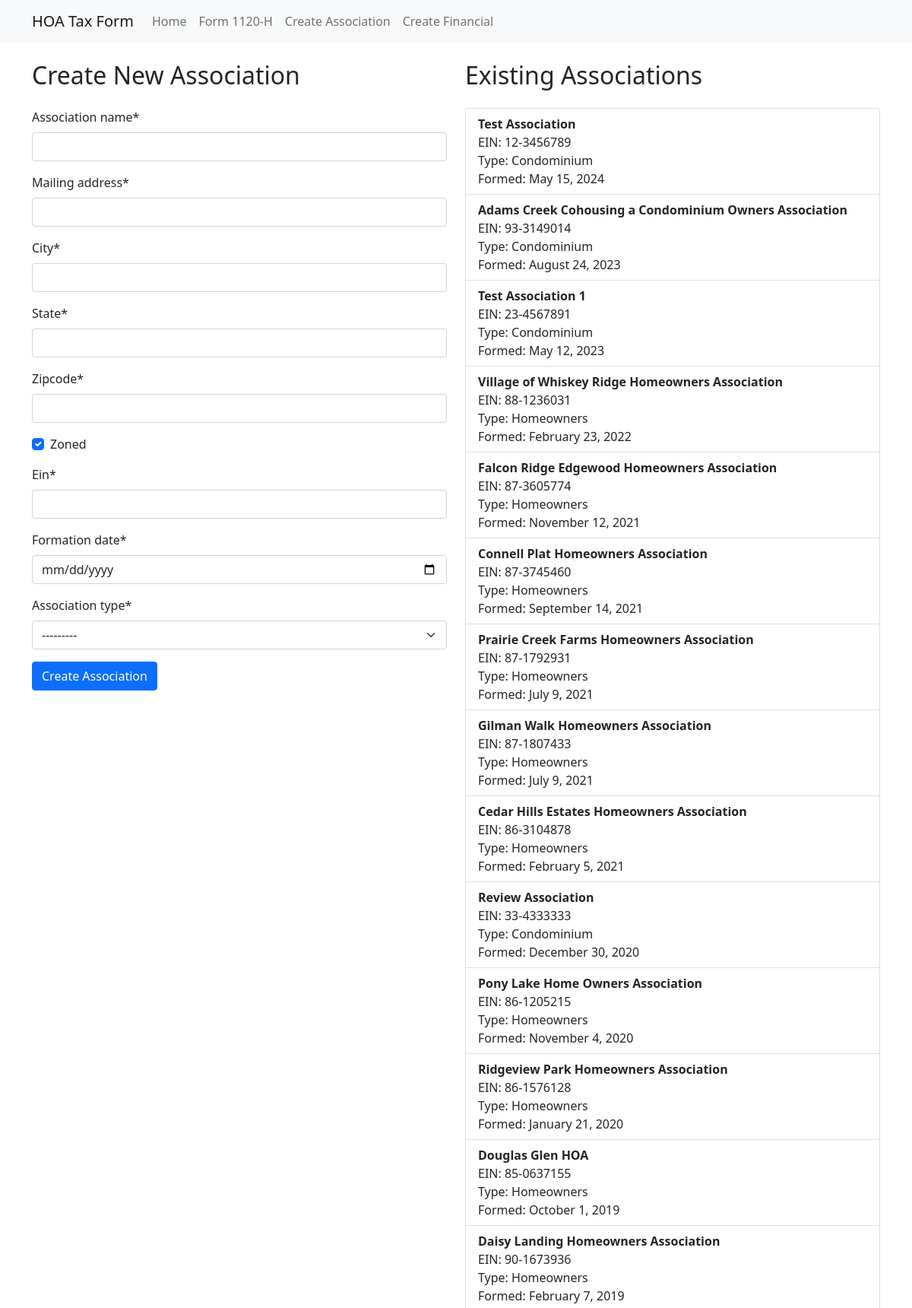
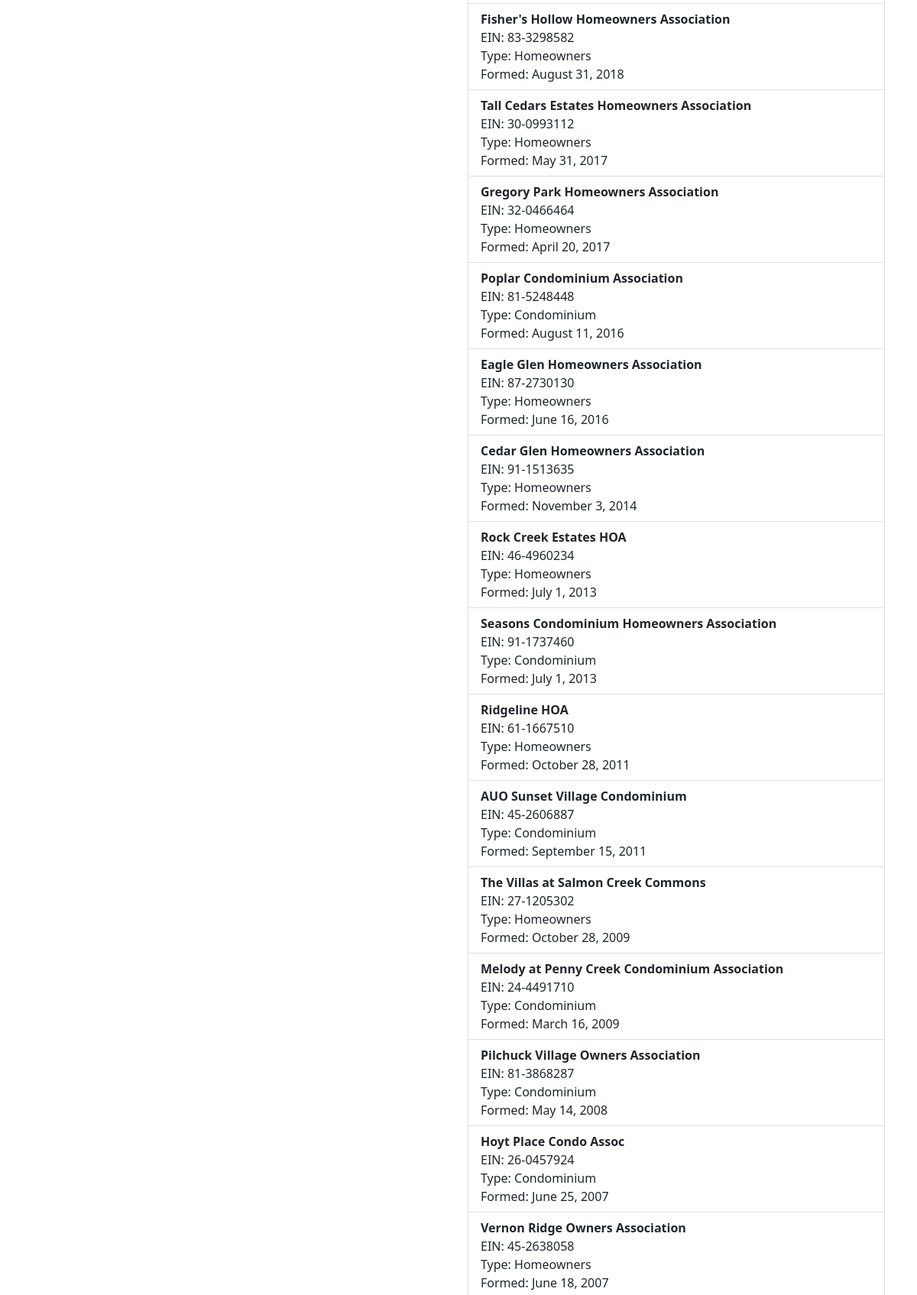
Screenshot of /create-association/ (upper part) with the database file from the repository (2 pictures, top to bottom).
### tax_form/models.py (models this page shows, shortened)
class Association(models.Model):
    ASSOCIATION_TYPES = (
        ('condo', 'Condominium'),
        ('homeowners', 'Homeowners'),
    )
    association_name = models.CharField(max_length=255)
    mailing_address = models.CharField(max_length=255)
    city = models.CharField(max_length=100)
    state = models.CharField(max_length=100)
    zipcode = models.CharField(max_length=20)
    zoned = models.BooleanField(default=True)
    ein = models.CharField(max_length=11, unique=True, validators=[
        RegexValidator(
            regex=r'^\d{2}-\d{7}$',
            message="EIN must be in the format 'XX-XXXXXXX'."
        )
    ])
    formation_date = models.DateField()
    association_type = models.CharField(max_length=10, choices=ASSOCIATION_TYPES)

### tax_form/views/association.py (the view)
# urls.py: path('create-association/', association.create_association, name='create_association'),
def create_association(request):
    if request.method == 'POST':
        form = AssociationForm(request.POST)
        if form.is_valid():
            form.save()
            messages.success(request, 'Association created successfully.')
            return redirect('create_association')
    else:
        form = AssociationForm()
    associations = Association.objects.all().order_by('-formation_date')
    context = {
        'form': form,
        'associations': associations,
    }
    return render(request, 'tax_form/create_association.html', context)

### tax_form/forms.py
class AssociationForm(forms.ModelForm):
    class Meta:
        model = Association
        fields = ['association_name', 'mailing_address', 'city', 'state', 'zipcode', 'zoned', 'ein', 'formation_date', 'association_type']
        widgets = {
            'formation_date': forms.DateInput(attrs={'type': 'date', 'class': 'form-control'}),
            'association_type': forms.Select(attrs={'class': 'form-select'}),
        }
    def __init__(self, *args, **kwargs):
        super().__init__(*args, **kwargs)
        for field in self.fields:
            if field != 'zoned':
                self.fields[field].widget.attrs['class'] = 'form-control'
        self.fields['zoned'].widget.attrs['class'] = 'form-check-input'

### tax_form/templates/tax_form/create_association.html (shortened to what this page needs)
{% extends "tax_form/base.html" %}
{% load crispy_forms_tags %}
{% block content %}
<div class="row">
    <div class="col-md-6">
        <h2 class="mb-4">Create New Association</h2>
        <form method="post" class="mb-4">
            {{ form|crispy }}
            <button type="submit" class="btn btn-primary">Create Association</button>
        </form>
    </div>
    <div class="col-md-6">
        <h2 class="mb-4">Existing Associations</h2>
        {% if associations %}
            <ul class="list-group">
                {% for association in associations %}
                    <li class="list-group-item">
                        <strong>{{ association.association_name }}</strong><br>
                        EIN: {{ association.ein }}<br>
                        Type: {{ association.get_association_type_display }}<br>
                        Formed: {{ association.formation_date|date:"F j, Y" }}
                    </li>
                {% endfor %}
            </ul>
        {% else %}
            <p>No associations have been created yet.</p>
        {% endif %}
    </div>
</div>
{% endblock %}

### tax_form/templates/tax_form/base.html (shortened to what this page needs)
{% load static %}
<!DOCTYPE html>
<html lang="en">
<head>
    <link href="https://cdn.jsdelivr.net/npm/bootstrap@5.1.3/dist/css/bootstrap.min.css" rel="stylesheet">
    <link rel="stylesheet" href="{% static 'css/styles.css' %}">
</head>
<body>
    <nav class="navbar navbar-expand-lg navbar-light bg-light">
        <div class="container">
            <a class="navbar-brand" href="{% url 'index' %}">HOA Tax Form</a>
            <div class="collapse navbar-collapse" id="navbarNav">
                <ul class="navbar-nav">
                    <li class="nav-item">
                        <a class="nav-link" href="{% url 'index' %}">Home</a>
                    </li>
                    <li class="nav-item">
                        <a class="nav-link" href="{% url 'form_1120h' %}">Form 1120-H</a>
                    </li>
                    <li class="nav-item">
                        <a class="nav-link" href="{% url 'create_association' %}">Create Association</a>
                    </li>
                    <li class="nav-item">
                        <a class="nav-link" href="{% url 'create_financial' %}">Create Financial</a>
                    </li>
                </ul>
            </div>
        </div>
    </nav>
    <div class="container mt-4">
        {% block content %}{% endblock %}
    </div>
</body>
</html>

### rows the page displays
Association: association_name "Test Association", ein "12-3456789", association_type "Condominium", formation_date "May 15, 2024"
Association: association_name "Adams Creek Cohousing a Condominium Owners Association", ein "93-3149014", association_type "Condominium", formation_date "August 24, 2023"
Association: association_name "Test Association 1", ein "23-4567891", association_type "Condominium", formation_date "May 12, 2023"
Association: association_name "Village of Whiskey Ridge Homeowners Association", ein "88-1236031", association_type "Homeowners", formation_date "February 23, 2022"
Association: association_name "Falcon Ridge Edgewood Homeowners Association", ein "87-3605774", association_type "Homeowners", formation_date "November 12, 2021"
Association: association_name "Connell Plat Homeowners Association", ein "87-3745460", association_type "Homeowners", formation_date "September 14, 2021"
Association: association_name "Prairie Creek Farms Homeowners Association", ein "87-1792931", association_type "Homeowners", formation_date "July 9, 2021"
Association: association_name "Gilman Walk Homeowners Association", ein "87-1807433", association_type "Homeowners", formation_date "July 9, 2021"
Association: association_name "Cedar Hills Estates Homeowners Association", ein "86-3104878", association_type "Homeowners", formation_date "February 5, 2021"
Association: association_name "Review Association", ein "33-4333333", association_type "Condominium", formation_date "December 30, 2020"
Association: association_name "Pony Lake Home Owners Association", ein "86-1205215", association_type "Homeowners", formation_date "November 4, 2020"
Association: association_name "Ridgeview Park Homeowners Association", ein "86-1576128", association_type "Homeowners", formation_date "January 21, 2020"
Association: association_name "Douglas Glen HOA", ein "85-0637155", association_type "Homeowners", formation_date "October 1, 2019"
Association: association_name "Daisy Landing Homeowners Association", ein "90-1673936", association_type "Homeowners", formation_date "February 7, 2019"
Association: association_name "Fisher's Hollow Homeowners Association", ein "83-3298582", association_type "Homeowners", formation_date "August 31, 2018"
Association: association_name "Tall Cedars Estates Homeowners Association", ein "30-0993112", association_type "Homeowners", formation_date "May 31, 2017"
Association: association_name "Gregory Park Homeowners Association", ein "32-0466464", association_type "Homeowners", formation_date "April 20, 2017"
Association: association_name "Poplar Condominium Association", ein "81-5248448", association_type "Condominium", formation_date "August 11, 2016"
Association: association_name "Eagle Glen Homeowners Association", ein "87-2730130", association_type "Homeowners", formation_date "June 16, 2016"
Association: association_name "Cedar Glen Homeowners Association", ein "91-1513635", association_type "Homeowners", formation_date "November 3, 2014"
Association: association_name "Rock Creek Estates HOA", ein "46-4960234", association_type "Homeowners", formation_date "July 1, 2013"
Association: association_name "Seasons Condominium Homeowners Association", ein "91-1737460", association_type "Condominium", formation_date "July 1, 2013"
Association: association_name "Ridgeline HOA", ein "61-1667510", association_type "Homeowners", formation_date "October 28, 2011"
Association: association_name "AUO Sunset Village Condominium", ein "45-2606887", association_type "Condominium", formation_date "September 15, 2011"
Association: association_name "The Villas at Salmon Creek Commons", ein "27-1205302", association_type "Homeowners", formation_date "October 28, 2009"
Association: association_name "Melody at Penny Creek Condominium Association", ein "24-4491710", association_type "Condominium", formation_date "March 16, 2009"
Association: association_name "Pilchuck Village Owners Association", ein "81-3868287", association_type "Condominium", formation_date "May 14, 2008"
Association: association_name "Hoyt Place Condo Assoc", ein "26-0457924", association_type "Condominium", formation_date "June 25, 2007"
Association: association_name "Vernon Ridge Owners Association", ein "45-2638058", association_type "Homeowners", formation_date "June 18, 2007"
